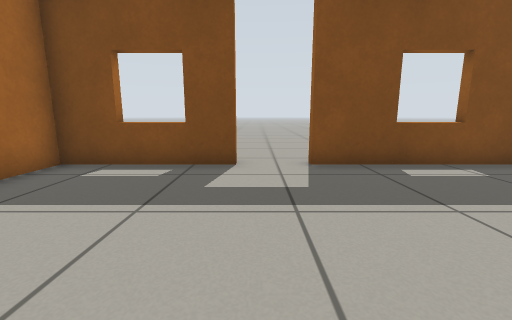
View 1 (above)

13 first-person views from a walk through a Gazebo world. The camera is 0.59 m above the floor, tilts 10° down and sees 90° across. The floor is counted in squares, 0.5 m on a side. Each view is taken from the middle of a square. On the plan, view 1 faces up. The plan holds only what a view shows up to about 12 squares ahead; the rest is blank.

View 2
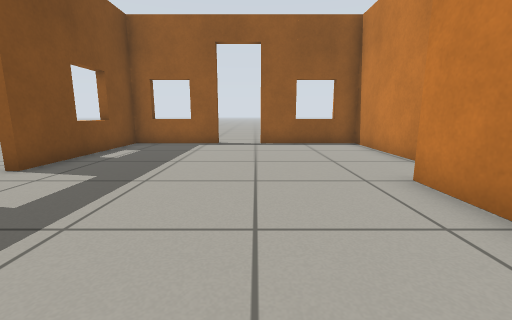

View 3
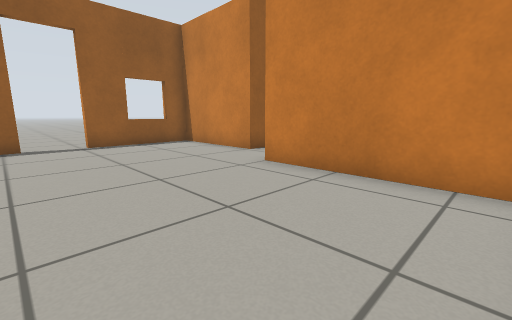

View 4
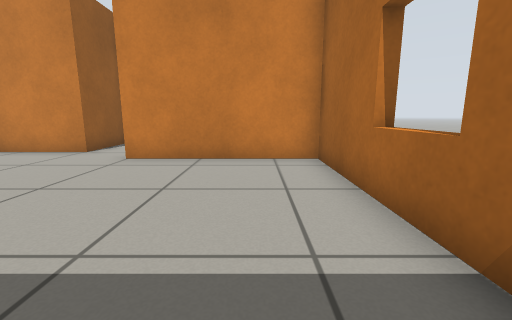

View 5
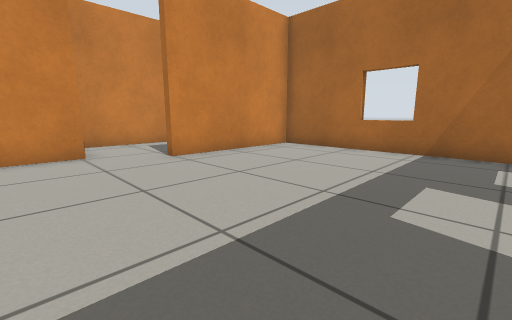

View 6
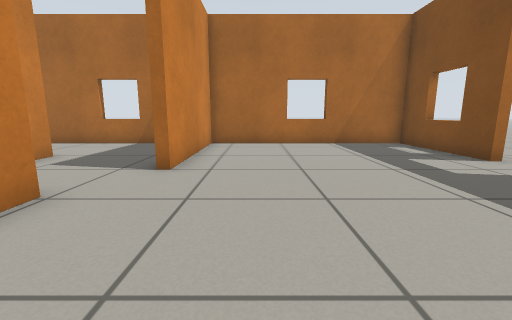

View 7
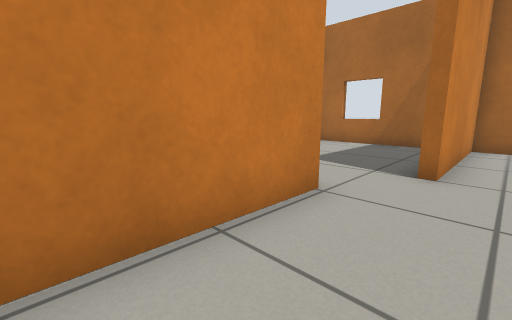

View 8
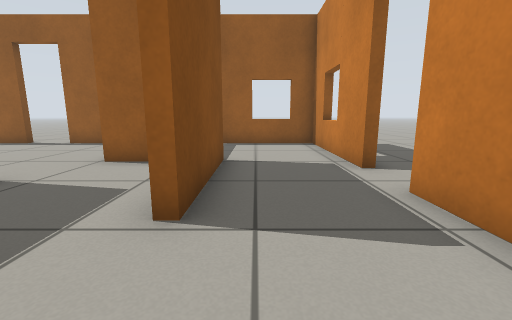

View 9
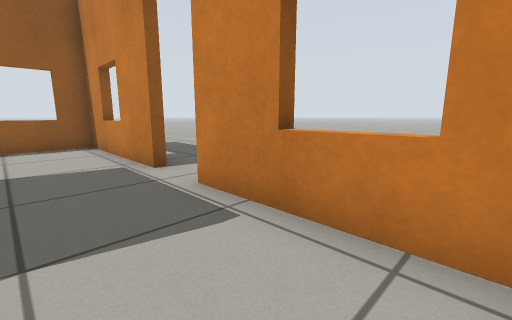

View 10
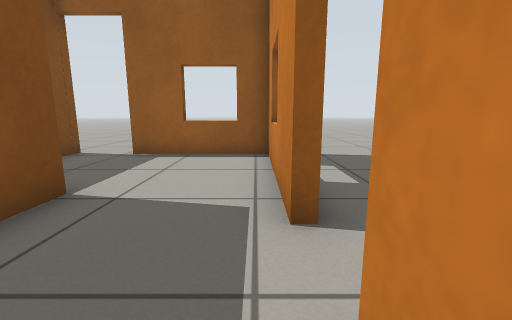

View 11
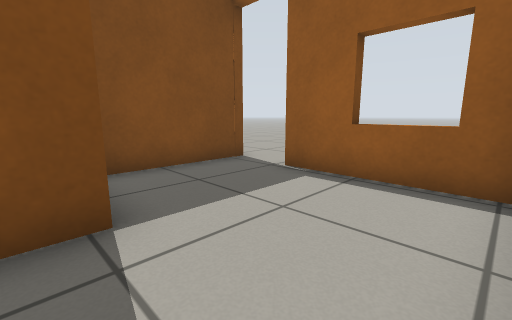

View 12
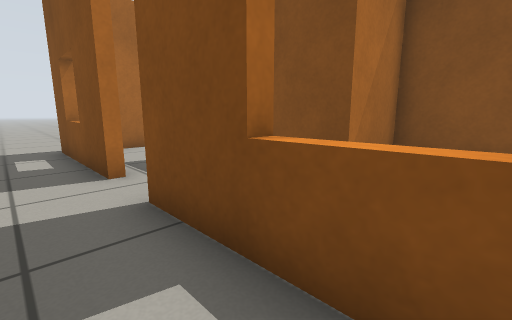

View 13
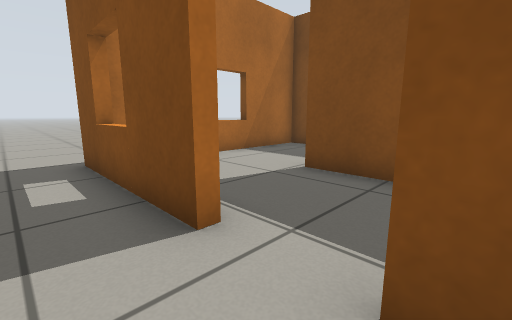

### Floor plan
Points are (right, up) in squares from view 1. A wall is a line through its corners. A room is listed if a view was taken in it or the views show most of it. See-through windows are left out.
Room 1 (views 1, 2, 3, 4, 5, 6, 7)
walls: (-0.4, 6) (-4.7, 6) (-4.7, -1.9) (0.5, -1.9) (0.5, -2.3); (6.7, 2.6) (6.7, 6) (1.3, 6); (2.4, -5.6) (2.4, -3.1) (6.7, -3.1) (6.7, 0.9); (0.6, -5.8) (2, -5.8)
ways out: opening at (-0.5, -4) to room 4; open door at (0.5, 6); open door at (7, 1.5)
Room 2 (views 8, 9, 10, 11)
walls: (1.5, -9.4) (6.7, -9.4) (6.7, -5.3); (3.6, -9.2) (3.6, -9.7); (-3.6, -9.2) (-3.6, -9.7); (7.1, -3.4) (2.7, -3.4) (2.7, -6.1) (-1.3, -6.1); (-4.1, -9.4) (-0.2, -9.4); (-4.7, -6.5) (-4.7, -9.2)
ways out: open door at (0.5, -9.5) to room 3; opening at (-3, -6) to room 4; open door at (7, -4.5)
Room 3 (views 12, 13)
walls: (-0.2, -9.7) (-5, -9.7); (5.1, -9.7) (1.5, -9.7)
ways out: open door at (0.5, -9.5) to room 2; opening at (6, -11)
Room 4 (no view inside)
walls: (-1.3, -6.1) (-1.3, -5.8) (0.6, -5.8); (-3.9, -2.2) (-4.7, -2.2) (-4.7, -6.5)
ways out: opening at (-0.5, -4) to room 1; opening at (-3, -6) to room 2

Where each view was taken, in squares from view 1:
view 1: 0 up, 0 right, facing up
view 2: 1 up, 4 left, facing right
view 3: 3 up, 4 left, facing down-right
view 4: 5 up, 3 left, facing down
view 5: 5 up, 4 right, facing down-left
view 6: 0 up, 6 right, facing left
view 7: 1 down, 6 right, facing down-left
view 8: 7 down, 4 left, facing right
view 9: 7 down, 4 left, facing down-right
view 10: 9 down, 1 left, facing right
view 11: 9 down, 2 right, facing up-right
view 12: 11 down, 5 right, facing up-left
view 13: 11 down, 2 right, facing up-left
